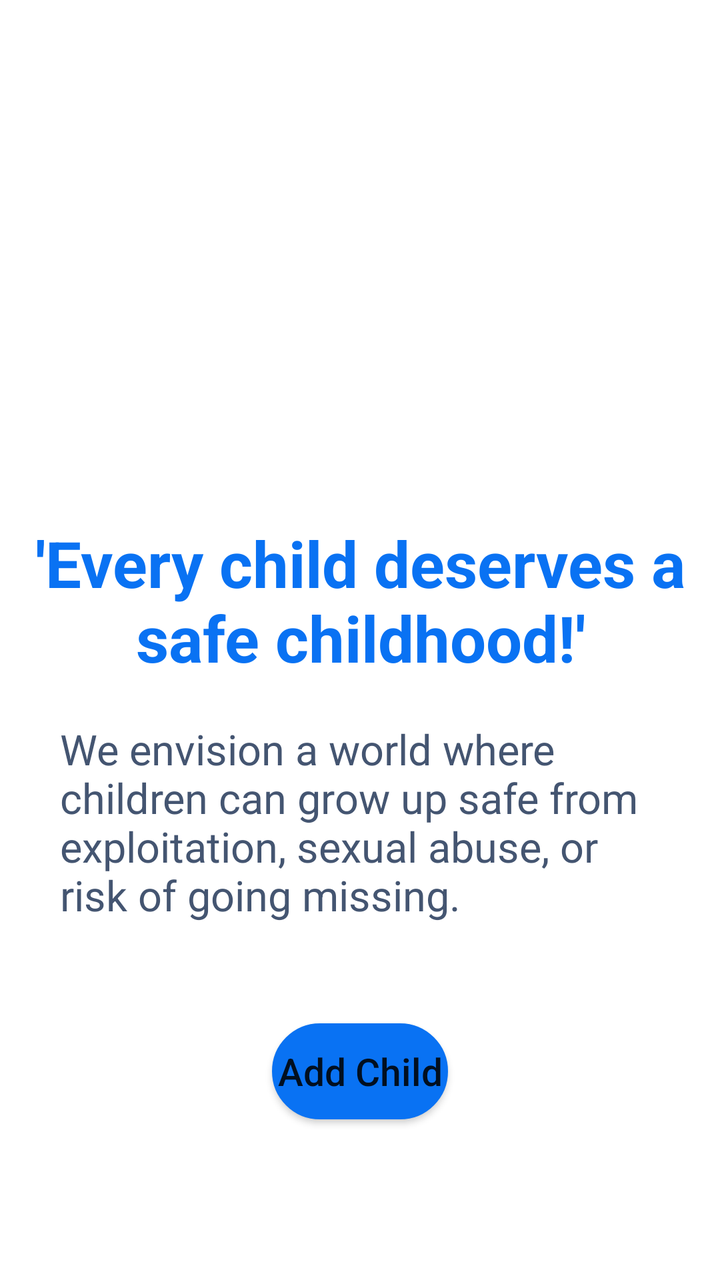
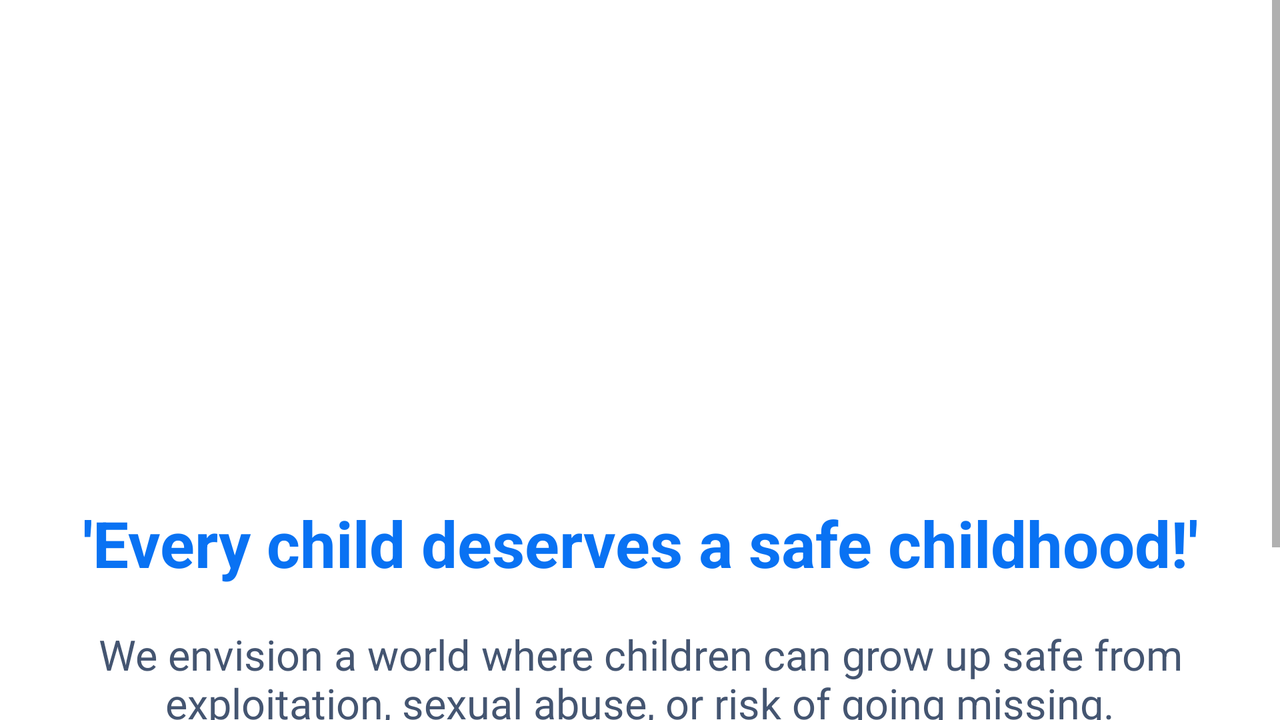

Two renders of one Android screen. The first uses the default layout on a phone; the second uses the alternative layout the repository ships for a different screen configuration, on a matching device. The two XML files are below.
<!-- AndroidManifest.xml: application theme Theme.CareTracker -->
<!-- res/layout/activity_main.xml -->
<?xml version="1.0" encoding="utf-8"?>
<FrameLayout
    xmlns:android="http://schemas.android.com/apk/res/android"
    xmlns:app="http://schemas.android.com/apk/res-auto"
    xmlns:tools="http://schemas.android.com/tools"
    android:layout_width="match_parent"
    android:layout_height="match_parent"
    android:id="@+id/fragment_container">
<androidx.constraintlayout.widget.ConstraintLayout
    android:layout_width="match_parent"
    android:layout_height="match_parent"
    tools:context=".MainActivity">


    <ImageView
        android:id="@+id/imageView"
        android:layout_width="match_parent"
        android:layout_height="200dp"
        android:layout_marginTop="20dp"
        android:scaleType="centerInside"
        app:layout_constraintEnd_toEndOf="parent"
        app:layout_constraintHorizontal_bias="0.0"
        app:layout_constraintStart_toStartOf="parent"
        app:layout_constraintTop_toTopOf="parent"
        app:srcCompat="@drawable/planet" />

    <TextView
        android:id="@+id/home_sentence"
        android:layout_width="wrap_content"
        android:layout_height="wrap_content"
        android:layout_marginTop="40dp"
        android:layout_marginHorizontal="30dp"
        android:gravity="center"
        android:text="@string/home_sentence"
        android:textSize="32sp"
        android:textStyle="bold"
        android:textColor="#0972f3"
        app:layout_constraintEnd_toEndOf="parent"
        app:layout_constraintHorizontal_bias="0.5"
        app:layout_constraintStart_toStartOf="parent"
        app:layout_constraintTop_toBottomOf="@+id/imageView" />

    <TextView
        android:id="@+id/home_goal_sentence"
        android:layout_width="0dp"
        android:layout_height="wrap_content"
        android:minWidth="48dp"
        android:minHeight="48dp"
        android:layout_marginHorizontal="30dp"
        android:gravity="start"
        android:ems="10"
        android:layout_marginTop="20dp"
        android:text="@string/home_goal_sentence"
        android:textSize="21sp"
        android:textColor="#445571"
        app:layout_constraintEnd_toEndOf="parent"
        app:layout_constraintStart_toStartOf="parent"
        app:layout_constraintTop_toBottomOf="@+id/home_sentence" />

    <Button
        android:id="@+id/register"
        android:layout_width="wrap_content"
        android:layout_height="wrap_content"
        android:layout_marginTop="50dp"
        android:text="Add Child"
        android:textSize="19sp"
        android:textAllCaps="false"
        android:background="@drawable/my_button"
        app:layout_constraintEnd_toEndOf="parent"
        app:layout_constraintStart_toStartOf="parent"
        app:layout_constraintTop_toBottomOf="@+id/home_goal_sentence" />
</androidx.constraintlayout.widget.ConstraintLayout>
</FrameLayout>
<!-- resources referenced by this layout -->
<resources>
  <!-- drawable my_button (drawable) -->
  <?xml version="1.0" encoding="utf-8"?>
  <shape
      xmlns:android="http://schemas.android.com/apk/res/android"
      android:shape="rectangle">
  
      <stroke
          android:color="#0972f3"
          android:width="1dp"/>
      <corners
          android:radius="190dp"/>
      <solid
          android:color="#0972f3"/>
  </shape>
  <string name="home_goal_sentence">We envision a world where children can grow up safe from exploitation, sexual abuse, or risk of going missing.</string>
  <string name="home_sentence">\'Every child deserves a safe childhood!\'</string>
  <style name="Theme.CareTracker" parent="Theme.MaterialComponents.DayNight.DarkActionBar">
          
          <item name="colorPrimary">@color/purple_500</item>
          <item name="colorPrimaryVariant">@color/purple_700</item>
          <item name="colorOnPrimary">@color/white</item>
          
          <item name="colorSecondary">@color/teal_200</item>
          <item name="colorSecondaryVariant">@color/teal_700</item>
          <item name="colorOnSecondary">@color/black</item>
          
          <item name="android:statusBarColor">?attr/colorPrimaryVariant</item>
          
      </style>
  <color name="purple_500">#0E3BDF</color>
  <color name="purple_700">#FF3700B3</color>
  <color name="white">#FFFFFFFF</color>
  <color name="teal_200">#FF03DAC5</color>
  <color name="teal_700">#FF018786</color>
  <color name="black">#FF000000</color>
</resources>
<!-- res/layout-land/activity_main.xml (the author's variant of the layout above) -->
<!-- drawn on the phone turned sideways -->
<?xml version="1.0" encoding="utf-8"?>
<ScrollView
    xmlns:android="http://schemas.android.com/apk/res/android"
    xmlns:app="http://schemas.android.com/apk/res-auto"
    xmlns:tools="http://schemas.android.com/tools"
    android:layout_width="match_parent"
    android:layout_height="match_parent">
<androidx.constraintlayout.widget.ConstraintLayout
    android:layout_width="match_parent"
    android:layout_height="match_parent"
    tools:context=".MainActivity">


    <ImageView
        android:id="@+id/imageView"
        android:layout_width="match_parent"
        android:layout_height="210dp"
        android:scaleType="centerInside"
        app:layout_constraintEnd_toEndOf="parent"
        app:layout_constraintHorizontal_bias="0.0"
        app:layout_constraintStart_toStartOf="parent"
        app:layout_constraintTop_toTopOf="parent"
        app:srcCompat="@drawable/planet" />

    <TextView
        android:id="@+id/home_sentence"
        android:layout_width="wrap_content"
        android:layout_height="wrap_content"
        android:layout_marginTop="40dp"
        android:layout_marginHorizontal="30dp"
        android:gravity="center"
        android:text="@string/home_sentence"
        android:textSize="32sp"
        android:textStyle="bold"
        android:textColor="#0972f3"
        app:layout_constraintEnd_toEndOf="parent"
        app:layout_constraintHorizontal_bias="0.5"
        app:layout_constraintStart_toStartOf="parent"
        app:layout_constraintTop_toBottomOf="@+id/imageView" />

    <TextView
        android:id="@+id/home_goal_sentence"
        android:layout_width="0dp"
        android:layout_height="wrap_content"
        android:minWidth="48dp"
        android:minHeight="48dp"
        android:layout_marginHorizontal="30dp"
        android:gravity="center"
        android:ems="10"
        android:layout_marginTop="20dp"
        android:text="@string/home_goal_sentence"
        android:textSize="21sp"
        android:textColor="#445571"
        app:layout_constraintEnd_toEndOf="parent"
        app:layout_constraintStart_toStartOf="parent"
        app:layout_constraintTop_toBottomOf="@+id/home_sentence" />

    <Button
        android:id="@+id/register"
        android:layout_width="200dp"
        android:layout_height="wrap_content"
        android:layout_marginTop="20dp"
        android:layout_marginBottom="40dp"
        android:background="@drawable/my_button"
        android:text="@string/register"
        app:layout_constraintEnd_toEndOf="parent"
        app:layout_constraintHorizontal_bias="0.499"
        app:layout_constraintStart_toStartOf="parent"
        app:layout_constraintTop_toBottomOf="@+id/home_goal_sentence"
        app:layout_constraintBottom_toBottomOf="parent"/>
</androidx.constraintlayout.widget.ConstraintLayout>
</ScrollView>
<!-- resources referenced by the variant -->
<!-- as the phone turned sideways resolves them -->
<resources>
  <!-- drawable my_button (drawable) -->
  <?xml version="1.0" encoding="utf-8"?>
  <shape
      xmlns:android="http://schemas.android.com/apk/res/android"
      android:shape="rectangle">
  
      <stroke
          android:color="#0972f3"
          android:width="1dp"/>
      <corners
          android:radius="190dp"/>
      <solid
          android:color="#0972f3"/>
  </shape>
  <string name="home_goal_sentence">We envision a world where children can grow up safe from exploitation, sexual abuse, or risk of going missing.</string>
  <string name="home_sentence">\'Every child deserves a safe childhood!\'</string>
  <string name="register">Register</string>
  <style name="Theme.CareTracker" parent="Theme.MaterialComponents.DayNight.DarkActionBar">
          
          <item name="colorPrimary">@color/purple_500</item>
          <item name="colorPrimaryVariant">@color/purple_700</item>
          <item name="colorOnPrimary">@color/white</item>
          
          <item name="colorSecondary">@color/teal_200</item>
          <item name="colorSecondaryVariant">@color/teal_700</item>
          <item name="colorOnSecondary">@color/black</item>
          
          <item name="android:statusBarColor">?attr/colorPrimaryVariant</item>
          
      </style>
  <color name="purple_500">#0E3BDF</color>
  <color name="purple_700">#FF3700B3</color>
  <color name="white">#FFFFFFFF</color>
  <color name="teal_200">#FF03DAC5</color>
  <color name="teal_700">#FF018786</color>
  <color name="black">#FF000000</color>
</resources>
